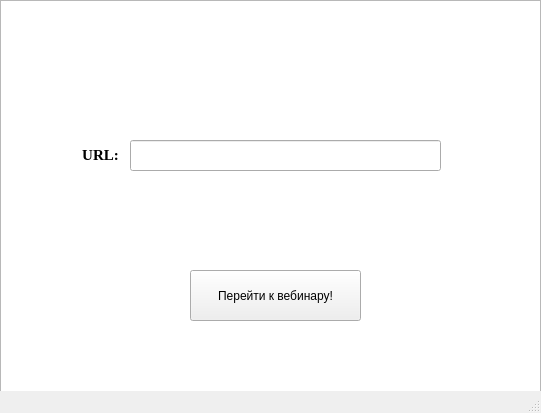
<?xml version="1.0" encoding="UTF-8"?>
<ui version="4.0">
 <class>MainWindow</class>
 <widget class="QMainWindow" name="MainWindow">
  <property name="geometry">
   <rect>
    <x>0</x>
    <y>0</y>
    <width>541</width>
    <height>413</height>
   </rect>
  </property>
  <property name="windowTitle">
   <string>MainWindow</string>
  </property>
  <widget class="QWidget" name="centralwidget">
   <widget class="QLabel" name="label">
    <property name="geometry">
     <rect>
      <x>70</x>
      <y>140</y>
      <width>61</width>
      <height>31</height>
     </rect>
    </property>
    <property name="font">
     <font>
      <family>Times New Roman</family>
      <pointsize>11</pointsize>
      <weight>75</weight>
      <bold>true</bold>
     </font>
    </property>
    <property name="text">
     <string>URL:</string>
    </property>
    <property name="textFormat">
     <enum>Qt::RichText</enum>
    </property>
    <property name="alignment">
     <set>Qt::AlignCenter</set>
    </property>
   </widget>
   <widget class="QLineEdit" name="input">
    <property name="geometry">
     <rect>
      <x>130</x>
      <y>140</y>
      <width>311</width>
      <height>31</height>
     </rect>
    </property>
   </widget>
   <widget class="QPushButton" name="pushButton">
    <property name="geometry">
     <rect>
      <x>190</x>
      <y>270</y>
      <width>171</width>
      <height>51</height>
     </rect>
    </property>
    <property name="text">
     <string>Перейти к вебинару!</string>
    </property>
   </widget>
   <widget class="QGraphicsView" name="graphicsView">
    <property name="geometry">
     <rect>
      <x>0</x>
      <y>0</y>
      <width>541</width>
      <height>411</height>
     </rect>
    </property>
    <property name="backgroundBrush">
     <brush brushstyle="SolidPattern">
      <color alpha="255">
       <red>0</red>
       <green>255</green>
       <blue>0</blue>
      </color>
     </brush>
    </property>
    <property name="foregroundBrush">
     <brush brushstyle="NoBrush">
      <color alpha="255">
       <red>255</red>
       <green>0</green>
       <blue>0</blue>
      </color>
     </brush>
    </property>
    <property name="interactive">
     <bool>false</bool>
    </property>
   </widget>
   <zorder>graphicsView</zorder>
   <zorder>label</zorder>
   <zorder>input</zorder>
   <zorder>pushButton</zorder>
  </widget>
  <widget class="QMenuBar" name="menubar">
   <property name="geometry">
    <rect>
     <x>0</x>
     <y>0</y>
     <width>541</width>
     <height>21</height>
    </rect>
   </property>
  </widget>
  <widget class="QStatusBar" name="statusbar"/>
 </widget>
 <resources/>
 <connections/>
</ui>
